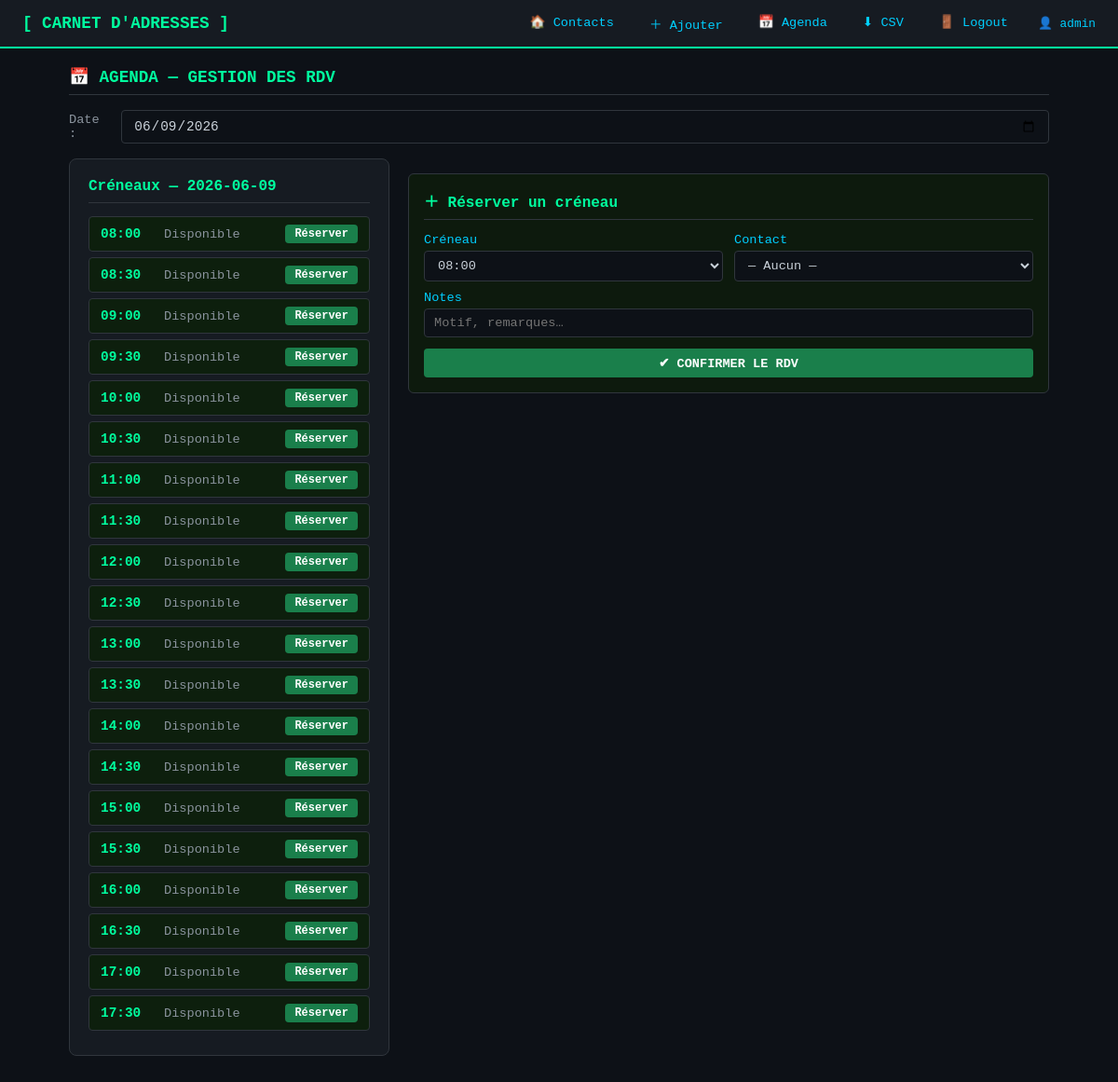
Before: /agenda (signed in) with the older database file.
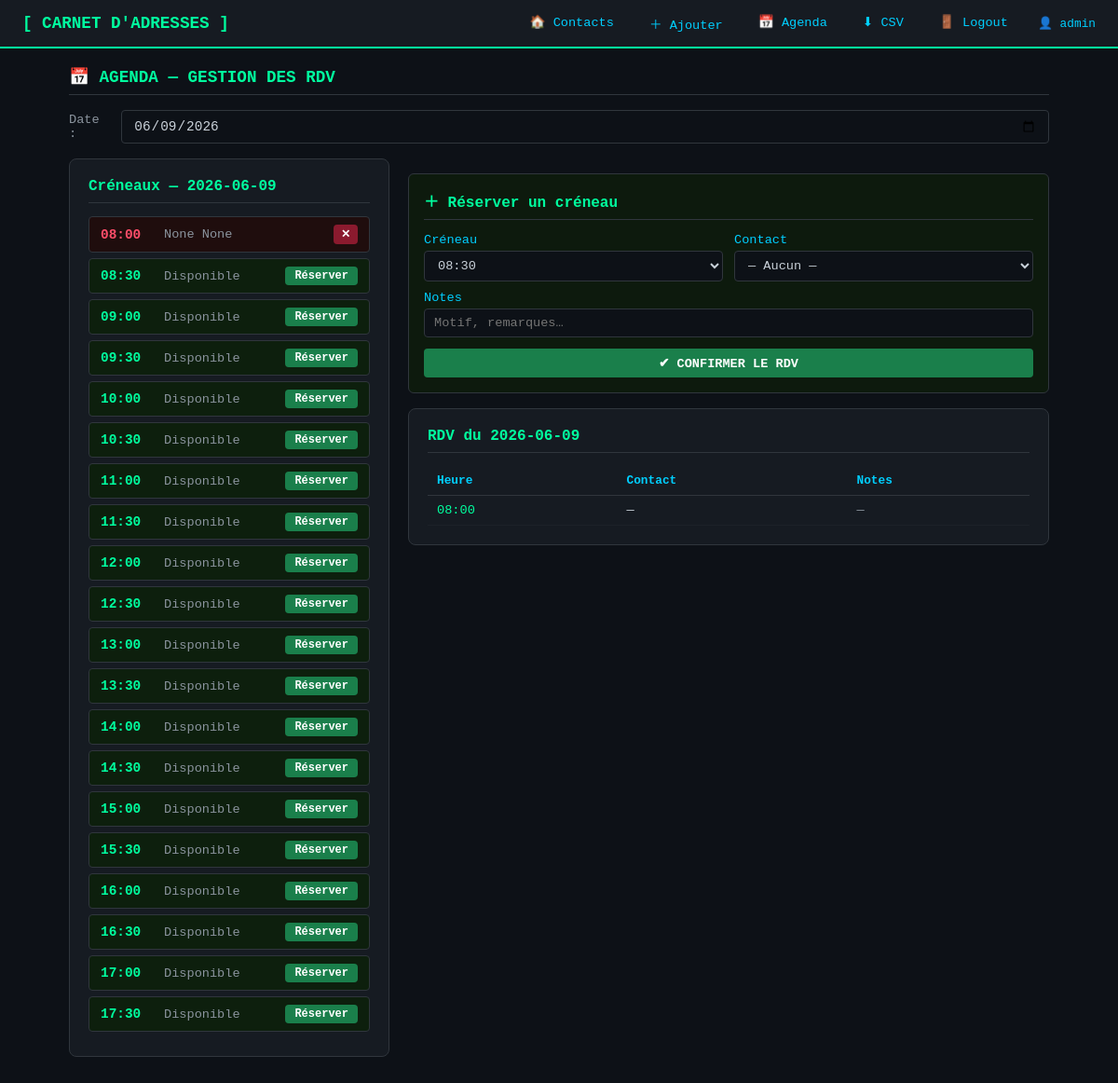
After: the same page with the newer database file.
### tables this page shows
CREATE TABLE rendezvous (
            id         INTEGER PRIMARY KEY AUTOINCREMENT,
            contact_id INTEGER,
            date       TEXT NOT NULL,
            heure      TEXT NOT NULL,
            notes      TEXT DEFAULT '',
            FOREIGN KEY(contact_id) REFERENCES contacts(id)
        );

### flask_app/app.py (the view)
@app.route("/agenda")
@login_required
def agenda():
    from datetime import date
    sel_date = request.args.get("date", date.today().strftime("%Y-%m-%d"))
    rdv_list = book.get_rdv_by_date(sel_date)
    occupied = book.get_occupied_slots(sel_date)
    contacts = book.all()
    from views.agenda_view import CRENEAUX
    return render_template("agenda.html",
                           creneaux=CRENEAUX,
                           rdv_list=rdv_list,
                           occupied=occupied,
                           sel_date=sel_date,
                           contacts=contacts,
                           admin=session.get("admin"))

### flask_app/app.py (called while the page is built)
@app.before_request
def setup():
    init_db()

def login_required(f):
    from functools import wraps
    @wraps(f)
    def decorated(*args, **kwargs):
        if not session.get("admin"):
            flash("Veuillez vous connecter.", "error")
            return redirect(url_for("login"))
        return f(*args, **kwargs)
    return decorated

### models/address_book.py (called while the page is built)
def get_connection():
    conn = sqlite3.connect(DB_PATH)
    conn.row_factory = sqlite3.Row
    return conn

    def all(self):
        conn = get_connection()
        cur = conn.cursor()
        cur.execute("SELECT * FROM contacts ORDER BY LOWER(nom)")
        rows = cur.fetchall()
        conn.close()
        return [self._row_to_contact(r) for r in rows]

    def get_rdv_by_date(self, date):
        conn = get_connection()
        cur = conn.cursor()
        cur.execute("""
            SELECT r.*, c.nom, c.prenom FROM rendezvous r
            LEFT JOIN contacts c ON c.id = r.contact_id
            WHERE r.date = ?
            ORDER BY r.heure
        """, (date,))
        rows = cur.fetchall()
        conn.close()
        return [dict(r) for r in rows]

### flask_app/templates/agenda.html (shortened to what this page needs)
{% extends "base.html" %}
{% block content %}
<div class="container">
  <div class="card-title" style="color:var(--neon);font-size:1.1rem;margin-bottom:16px;">
    📅  AGENDA — GESTION DES RDV
  </div>
  <form method="GET" class="date-picker">
    <label style="color:var(--muted);margin:0;">Date :</label>
    <input type="date" name="date" value="{{ sel_date }}" onchange="this.form.submit()">
  </form>
  <div class="agenda-layout">
    <div class="card">
      <div class="card-title">Créneaux — {{ sel_date }}</div>
      {% for slot in creneaux %}
        {% if slot in occupied %}
          {% set rdv = rdv_list | selectattr("heure", "eq", slot) | first %}
          <div class="slot taken">
            <span class="slot-time">{{ slot }}</span>
            <span class="slot-info">
              {% if rdv %}{{ rdv.nom }} {{ rdv.prenom }}
              {% endif %}
            </span>
            {% if rdv %}
            <form method="POST" action="{{ url_for('supprimer_rdv', rdv_id=rdv.id) }}"
                  onsubmit="return confirm('Annuler ce RDV ?')">
              <button type="submit" class="btn btn-del" style="padding:3px 8px;font-size:.75rem;">✕</button>
            </form>
            {% endif %}
          </div>
        {% else %}
          <div class="slot free">
            <span class="slot-time">{{ slot }}</span>
            <span class="slot-info">Disponible</span>
            <button class="btn btn-add" style="padding:3px 10px;font-size:.75rem;"
                    onclick="selectSlot('{{ slot }}')">Réserver</button>
          </div>
        {% endif %}
      {% endfor %}
    </div>
    <div>
      <div class="card reserve-form">
        <div class="card-title">＋ Réserver un créneau</div>
        <form method="POST" action="{{ url_for('reserver_rdv') }}">
          <div class="form-row">
            <div>
              <label>Créneau</label>
              <select name="heure" id="heure_select" required>
                {% for slot in creneaux %}
                  {% if slot not in occupied %}
                    <option value="{{ slot }}">{{ slot }}</option>
                  {% endif %}
                {% endfor %}
              </select>
            </div>
            <div>
              <label>Contact</label>
              <select name="contact_id">
                <option value="">— Aucun —</option>
              </select>
            </div>
          </div>
          <div>
            <label>Notes</label>
            <input type="text" name="notes" placeholder="Motif, remarques…">
          </div>
          <button type="submit" class="btn btn-add" style="margin-top:12px;width:100%;">
            ✔  CONFIRMER LE RDV
          </button>
        </form>
      </div>
      {% if rdv_list %}
      <div class="card" style="margin-top:16px;">
        <div class="card-title">RDV du {{ sel_date }}</div>
        <table>
          <tr><th>Heure</th><th>Contact</th><th>Notes</th></tr>
          {% for rdv in rdv_list %}
          <tr>
            <td style="color:var(--neon);">{{ rdv.heure }}</td>
            <td>{{ rdv.nom or "—" }} {{ rdv.prenom or "" }}</td>
            <td style="color:var(--muted);">{{ rdv.notes or "—" }}</td>
          </tr>
          {% endfor %}
        </table>
      </div>
      {% endif %}
    </div>
  </div>
</div>
{% endblock %}

Changed rows visible on the page:
added rendezvous: heure "08:00", nom "—", notes "—"
Other visible differences:
form field heure: "08:00" → "08:30"
{{ sel_date }}: (not shown) → "2026-06-09"
new list line: "08:00 None None"
text now shown: "RDV du Heure Contact Notes"
list line gone: "08:00 Disponible Réserver"
